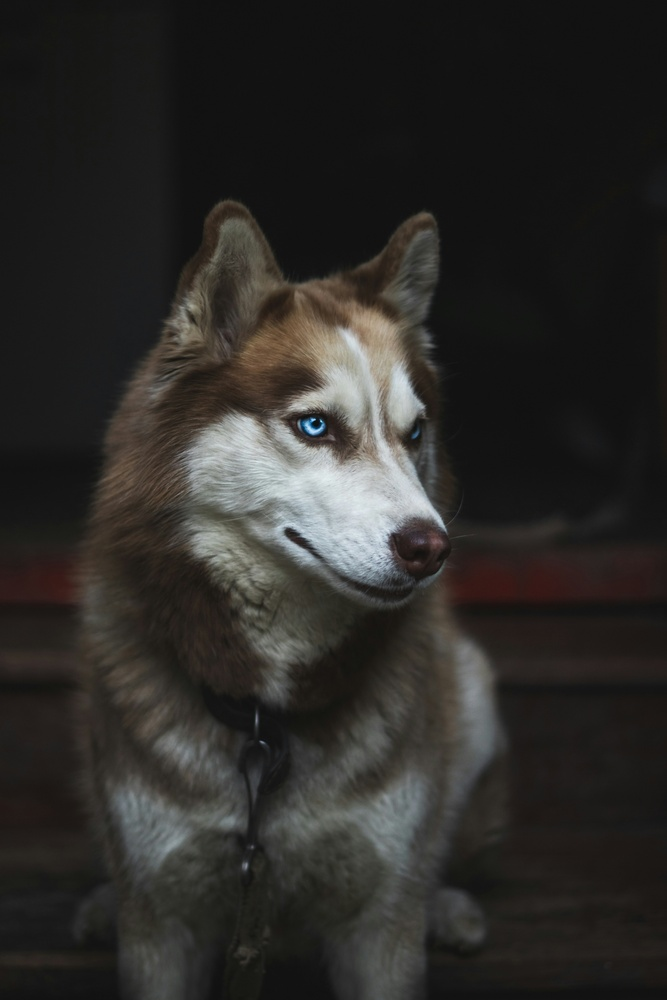
#> input picture haski.jpg, 667 x 1000 px, shrunk from 4000 x 6000 before the run
$ jupyter execute --allow-errors LA_Lab_3_Zubrytska_Talan_Veresniuk_Marchenko.ipynb
#> lines starting #> are read from the running program, lines starting #| are printed output that depends on the picture
### **Submission rules**:
1. The completed assignment should be prepared as s a Jupyter Notebook (.ipynb file). Please make a copy of this notebook for your team. Make sure you opened it via UCU email address. Submit the Jupyter Notebook (.ipynb file) to **lms**.
2. Please execute all the cells before submission; make sure there are no errors, everything has been generated, and all numerical answers calculated.
3. There should be only one submission per team. However, don't forget to choose a person from your team who would submit the task, and make sure that the names of all team members are listed in the notebook. Teammates not mentioned in the notebook will not be graded for this lab.
4. You also need to provide a work breakdown structure estimating the efforts of each team member. Please provide it at the top of your notebook. If you do not provide the work breakdown, the points will be reducted from your work.
5. The final deadline is specified on LMS.

**IMPORTANT**: If you submit your assignment after this time and date, it will not be graded.

### Work brakdown structure: ###
* SVD implementation, SVD of symmetric matrices - Bohdana Zubrytska
* Image compression using SVD - Zakhar Veresniuk
* DCT - Denys Marchenko
* Result - Teodor Talan

# Image compression with SVD

The singular value decomposition of a matrix A is the factorization of A into the
product of three matrices:
\begin{align}
 A = UDV^T,
 \end{align}
where the columns of U and V are orthonormal and
the matrix D is diagonal with positive real entries. The SVD is useful in many tasks. First, in many applications, the data matrix A is close to a
matrix of low rank and it is useful to find a low rank matrix which is a good approximation
to the data matrix. You will show that from the singular value decomposition of A, we can get the matrix B of rank k which best approximates A; in fact, we can do this for every
k. Also, singular value decomposition is defined for all matrices (rectangular or square) unlike spectral decomposition, although the latter one is used more commonly in Linear Algebra.

Considering that any image can be represented as a rectangular matrix, you can find the best rank k approximation of this image using SVD. The idea is that by significantly reducing the storage space, you can still preserve a very good quality of the image

[cell 1]
import cv2 as cv
import numpy as np
from ipywidgets import interact, fixed
import ipywidgets as widget
import matplotlib.pyplot as plt

### SVD implementation (0.5)

Implement a function to compute SVD of the matrix.

Do not use the built-in functions; instead, compare your solution with the built-in one.

*Hint:* one of the simpliest methods for finding eigenvalues and eigenvectors of the matrix is [Power Iteration](https://en.wikipedia.org/wiki/Power_iteration). Hovewer, you may try some advanced methods :)

[cell 2]
def power_iteration(M, num_iter=1000, tol=1e-10):
    """
    Find the dominant eigenvector of M using power iteration
    """
    n = M.shape[0]
    v = np.random.rand(n)
    v = v / np.linalg.norm(v)
    for _ in range(num_iter):
        v_new = M @ v
        norm = np.linalg.norm(v_new)
        if norm < tol:
            break
        v_new = v_new / norm
        if np.linalg.norm(v_new - v) < tol:
            v = v_new
            break
        v = v_new
    eigenvalue = float(v @ M @ v)
    return eigenvalue, v

def my_svd(A, tol=1e-10):
    """
    Compute full SVD of matrix A using power iteration.
    Returns U, s, Vt such that A ≈ U @ np.diag(s) @ Vt
    """
#> called with A = array of shape (5, 4), tol = 1e-10
    m, n = A.shape
    AtA = A.T @ A
    rank = np.linalg.matrix_rank(A)

    singular_values = []
    V_cols = []
    residual = AtA.copy()

    for _ in range(rank):
        eigval, v = power_iteration(residual)
        if eigval < tol:
            break
        sigma = np.sqrt(abs(eigval))
        singular_values.append(sigma)
        V_cols.append(v)
        # deflate
        residual = residual - eigval * np.outer(v, v)

    singular_values = np.array(singular_values)
    V = np.column_stack(V_cols)  # n x r

    U_cols = []
    for i in range(len(singular_values)):
        u = A @ V[:, i] / singular_values[i]
        U_cols.append(u)
    U = np.column_stack(U_cols)  # m x r

    return U, singular_values, V.T


B = np.random.rand(5, 4)
U_mine, s_mine, Vt_mine = my_svd(B)
U_np, s_np, Vt_np = np.linalg.svd(B, full_matrices=False)
print("Max diff in singular values:", np.max(np.abs(np.sort(s_mine)[::-1] - s_np)))
print("Reconstruction error (my SVD):", np.linalg.norm(B - U_mine @ np.diag(s_mine) @ Vt_mine))

Explain in detailes the chosen method for finding SVD.

---
We used Power Iteration on A^T A matrix.

The idea is that if we have A^T A (which is symmetric and positive semidefinite), its eigenvalues are exactly the squares of singular values of A, and eigenvectors are the right singular vectors V. So instead of doing SVD directly, I just need to find eigenvalues/eigenvectors of A^T A.

Power iteration works like this: take a random vector, multiply by the matrix, normalize, repeat. After enough iterations it converges to the eigenvector corresponding to the largest eigenvalue. Then sigma = sqrt(eigenvalue), and the left singular vector u = A @ v / sigma.

To find the next singular value I do deflation: subtract the rank-1 matrix sigma^2 * v * v^T from A^T A and repeat the whole process. Each time we get the next largest singular value.

---

Explain why finding the roots of characteristic polynomial for finding eigenvalues is not always the best choice.

---

- For large matrices, computing det(A - λI) is numerically unstable and extremely slow (O(n!)).
- Polynomial root-finding algorithms diverge or give complex roots due to floating point errors.
- Power iteration is simple, stable, and works well in practice.

---

### SVD of symmetric matrices (0.5 pts)

Here you have a symmetric matrix A. Compute a full SVD of this matrix.

[cell 3]
A = np.array([[1, 2, 3, 4], [2, 7, 4, 5], [3, 4, 3, 8], [4, 5, 8, 3]] , dtype=float)

U, s, Vt = np.linalg.svd(A)
print("\nSymmetric matrix A SVD:")
print("U:\n", np.round(U, 4))
print("Singular values:", np.round(s, 4))
print("Vt:\n", np.round(Vt, 4))

eigenvalues, eigenvectors = np.linalg.eigh(A)
idx = np.argsort(np.abs(eigenvalues))[::-1]
eigenvalues = eigenvalues[idx]
eigenvectors = eigenvectors[:, idx]

print("\nEigenvalues:", np.round(eigenvalues, 4))
print("Are singular values == |eigenvalues|?", np.allclose(s, np.abs(eigenvalues)))

#### Explain what matrices did you get as a result. What can you say about singular values of this matrix (about its eigenvalues)?

U is an orthogonal matrix whose columns are left singular vectors.
Vt is just V transposed, also orthogonal, columns of V are right singular vectors.
s contains singular values [17.34, 5.16, 2.80, 0.98].

Since A is symmetric, U and V turned out to be equal (up to sign in some columns).
This makes sense because for symmetric matrices A^T A = A^2, so left and right
singular vectors are basically the same thing.

About singular values: they are always non-negative by definition.
Here we can see that singular values are exactly the absolute values of eigenvalues.
Eigenvalues of A are [17.34, -5.16, 2.80, -0.98] — some are negative.
But singular values are [17.34, 5.16, 2.80, 0.98] — all positive, just |eigenvalues|.
This is always true for symmetric matrices.

#### How $SVD$ relates to matrises $Q, D, Q^T$ in spectral decomposition of this matrix? Are they identical? If they are, can you say that SVD of symmetric matrices always corresponds to its spectral decomposition? If not, then is it possible to find such symmetric matrises that SVD and spectral decomposition are identical?

Spectral decomposition gives A = Q D Q^T where D contains eigenvalues (can be negative).
SVD gives A = U S V^T where S contains singular values (always positive).

They are NOT identical here because A has negative eigenvalues (-5.16 and -0.98).
SVD handles this by flipping the sign of corresponding columns in U,
so the product still works out correctly.

They would be identical only if A is symmetric AND positive definite
(meaning all eigenvalues are strictly positive).
In that case eigenvalues == singular values, Q == U == V, and D == S.
For example, A = [[2, 1], [1, 3]] has eigenvalues 1.27 and 3.73, both positive,
so its SVD and spectral decomposition are exactly the same.

### Image compression using SVD (1 pts)

Upload the picture of a dog.

[cell 4]
path = "haski.jpg"
image = cv.imread(path)
#> image is the input picture: shape (1000, 667, 3); mean B, G, R 40.8, 43.3, 45
img_rgb = cv.cvtColor(image, cv.COLOR_BGR2RGB)
#> the sliders are set to k = 100, image = <module 'ipywidgets.fixed_' fr
#> the loop in k_rank_compressed_image, `for i in range(3):` made 1 pass
#> pass 1, in k_rank_compressed_image, `U, s, Vt = _svd_cache[i]`:
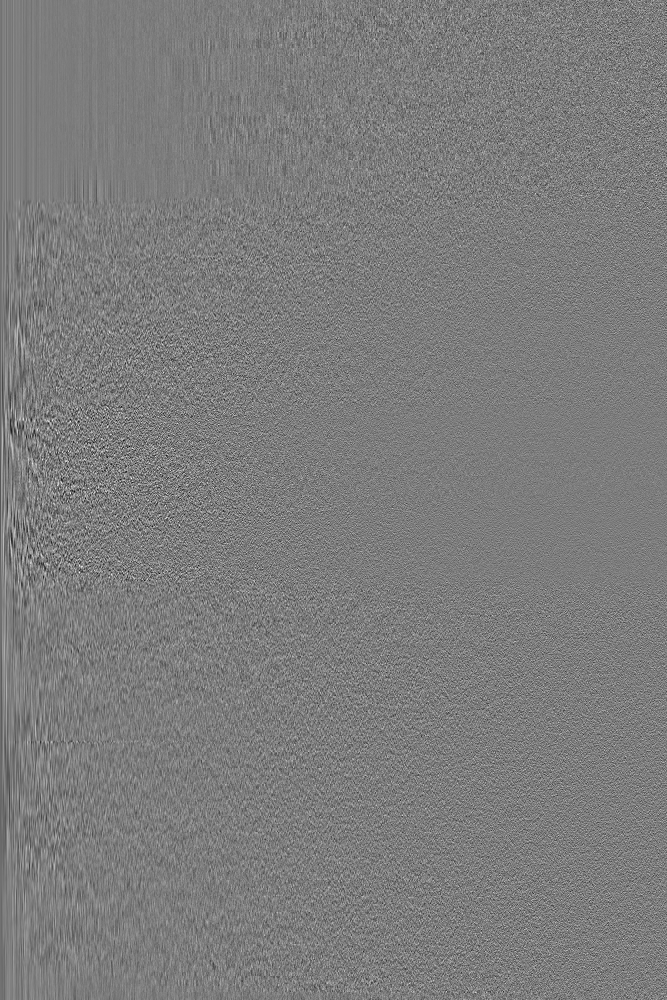
#> U: shape (1000, 667) float64; min -0.223, max 0.232, mean -4.86e-05; drawn with min black and max white
#> pass 1, in k_rank_compressed_image, `U, s, Vt = _svd_cache[i]`:
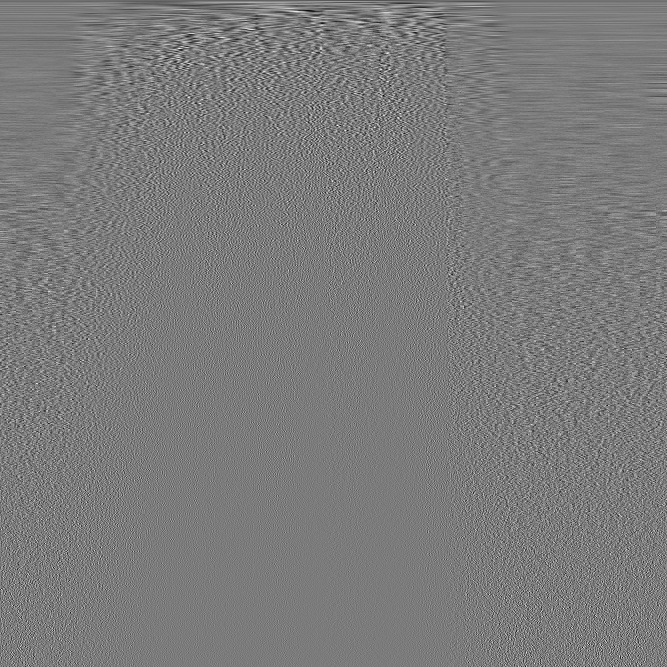
#> Vt: shape (667, 667) float64; min -0.236, max 0.251, mean -5.51e-05; drawn with min black and max white
#> after the loop in k_rank_compressed_image, `for i in range(3):`: approximated = 0
plt.imshow(img_rgb)
plt.axis('off')
plt.show()

Complete the below function for finding a reduced SVD of a given matrix. (You may use the functions for finding eigenvalues of the matrix). Highlight the key differences between SVD and the reduced version of it.

[cell 5]
def reduced_svd(A):
  '''
  Input: any matrix A
  Returns: tuple of matrix U, array of singular values and matrix V.T
  '''
  m, n = A.shape
  AtA = A.T @ A
  eigvals, V = np.linalg.eigh(AtA)
  idx = np.argsort(eigvals)[::-1]
  eigvals = eigvals[idx]
  V = V[:, idx]
  tol = max(m, n) * np.finfo(float).eps * np.max(np.abs(eigvals))
  rank = np.sum(eigvals > tol)
  eigvals = eigvals[:rank]
  V = V[:, :rank]
  singular_values = np.sqrt(eigvals)
  U = A @ V / singular_values
  return U, singular_values, V.T

The reduced $SVD$ basically chops off all the unimportant data: if a matrix $A$ is of rank $r$, it has only $r$ positive singular values. Other are zeros.
Thus, the reduced $SVD$ gets rid of those zero values $\sigma_i$ and corresponding left and right singular vectors that results in $m \times r$ matrix $U$,
$r \times r$ matrix $\Sigma$ and $r \times n$ matrix $V^T$.

Inspite of that, the reduced $SVD$ still returns us the matrix $A$!

Complete the function below. It should output the k-rank approximation of the given image using previously written SVD function. Use the slider to see how the image quality changes as we increase/decrease k.

For simplification, you can convert your image to a grayscale. However, it will be appreciated if you work with RGB channels (it is possible that you'll need to modify the method below a little).

[cell 6]
_svd_cache = [np.linalg.svd(image[:, :, i].astype(float), full_matrices=False) for i in range(3)]

#> (the rest of this cell did not finish here and is left out)

In general, compressing the image to 60-80% percent of its original size  lowers its quality but human eye won't be even able to notice it. Therefore, we can win in storage while keeping almost the same image quality. Find out the range of $k$'s which result in keeping only 60-80% of the size of the original image. For what $k$'s there is no reason to use SVD for the sake of reducing storage space?

[cell 7]
def compressed_size(k, image):
  size_comp = 0
  m, n = image.shape[:2]
  channels = image.shape[2] if image.ndim == 3 else 1
  size_comp = channels * (m * k + k + k * n)
  return size_comp

[cell 8]
lower_bound_k = upper_bound_k = compression_limit = 0
m, n = image.shape[:2]
#> m = 1000; n = 667
channels = image.shape[2] if image.ndim == 3 else 1
#> channels = 3
original_size = m * n * channels
#> original_size = 2001000
max_k = min(m, n)
#> max_k = 667

valid_ks = [k for k in range(1, max_k + 1) if 0.6 <= compressed_size(k, image) / original_size <= 0.8]
#> valid_ks = 80 values from 240 to 319
lower_bound_k = min(valid_ks)
#> lower_bound_k = 240
upper_bound_k = max(valid_ks)
#> upper_bound_k = 319
compression_limit = next(k for k in range(1, max_k + 1) if compressed_size(k, image) >= original_size)
#> compression_limit = 400

print("Range of k for 60-80% compression:", lower_bound_k, "-", upper_bound_k)
#| Range of k for 60-80% compression: 240 - 319
print("It makes no sense for compression with SVD for k more than:", compression_limit)
#| It makes no sense for compression with SVD for k more than: 400

### Results (1 pt)
Choose some metric for determining how good the compression with SVD is. Experiment with other compression algorithms (DCT, for instance). Explain the chosen method(-s) for compession. Compare it with SVD. Be creative;)

[cell 9]
from skimage.metrics import peak_signal_noise_ratio, structural_similarity
import scipy.fftpack as fftpack

def psnr_ssim(original, compressed):
    psnr = 0
    ssim = 0
    for i in range(3):
        psnr += peak_signal_noise_ratio(original[:,:,i], compressed[:,:,i], data_range=255)
        ssim += structural_similarity(original[:,:,i], compressed[:,:,i], data_range=255)
    return psnr/3, ssim/3

def dct2(a):
    return fftpack.dct(fftpack.dct(a.T, norm='ortho').T, norm='ortho')

def idct2(a):
    return fftpack.idct(fftpack.idct(a.T, norm='ortho').T, norm='ortho')


def dct_compress_channel(channel, k):
    dct = dct2(channel)
    m, n = dct.shape
    mask = np.zeros_like(dct)
    mask[:k, :k] = 1
    dct = dct * mask
    return np.clip(idct2(dct), 0, 255)

def dct_compress_block(image, k, block_size=8):
    h, w = image.shape[:2]
    new_img = np.zeros_like(image, dtype=float)

    for i in range(0, h, block_size):
        for j in range(0, w, block_size):
            block = image[i:i+block_size, j:j+block_size]
            if block.shape != (block_size, block_size): continue

            d = dct2(block)
            mask = np.zeros_like(d)
            mask[:k, :k] = 1
            new_img[i:i+block_size, j:j+block_size] = idct2(d * mask)

    return new_img

def dct_compress_image(image, k, block_size=8):
    compressed = np.zeros_like(image, dtype=float)
    for i in range(3):
        compressed[:,:,i] = dct_compress_block(image[:,:,i], k, block_size)
    return compressed.astype(np.uint8)

k = 2
svd_approx = np.zeros_like(image, dtype=float)
for i in range(3):
    U, s, Vt = _svd_cache[i]
    svd_approx[:,:,i] = U[:,:k] @ np.diag(s[:k]) @ Vt[:k,:]
#> this loop made 3 passes
#> pass 2, `U, s, Vt = _svd_cache[i]`:
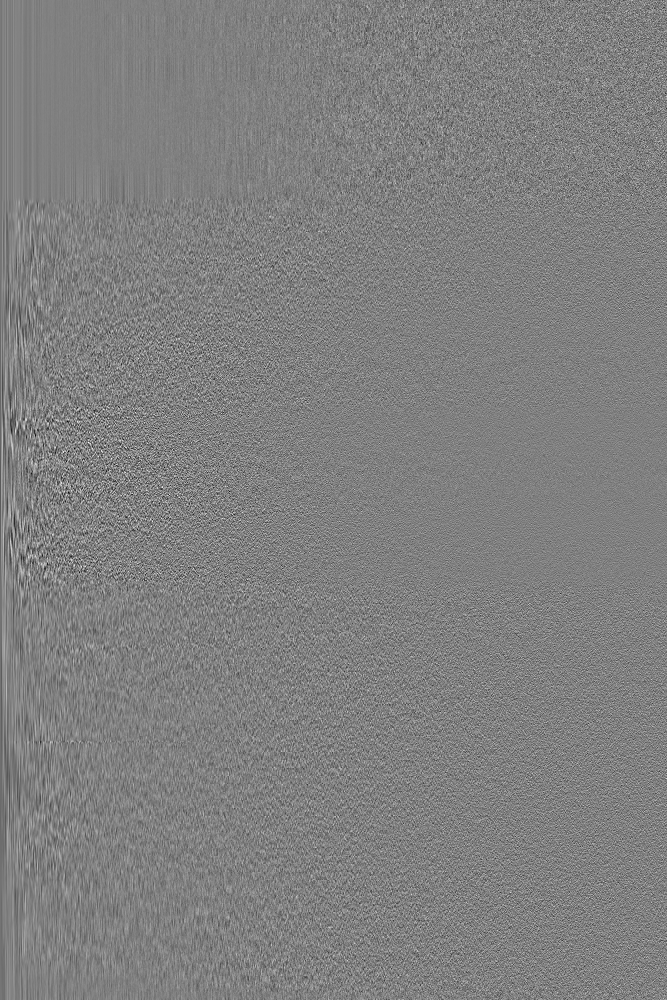
#> U: shape (1000, 667) float64; min -0.227, max 0.224, mean -5.28e-05; drawn with min black and max white
#> pass 2, `U, s, Vt = _svd_cache[i]`:
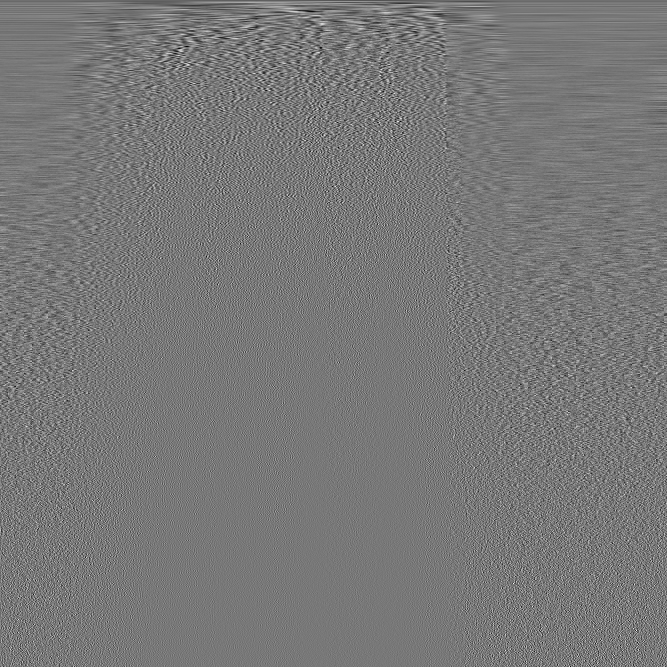
#> Vt: shape (667, 667) float64; min -0.236, max 0.263, mean -5.58e-05; drawn with min black and max white
#> pass 3, `U, s, Vt = _svd_cache[i]`:
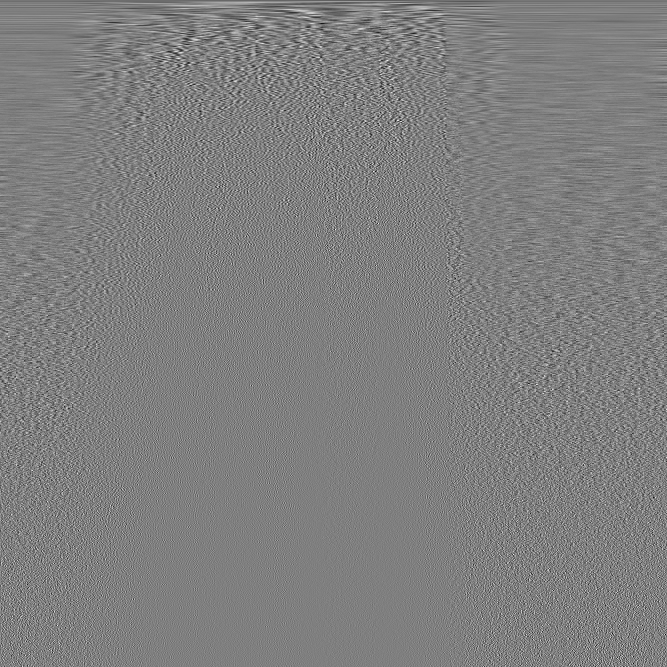
#> Vt: shape (667, 667) float64; min -0.254, max 0.253, mean -8.17e-05; drawn with min black and max white
#> after the loop:
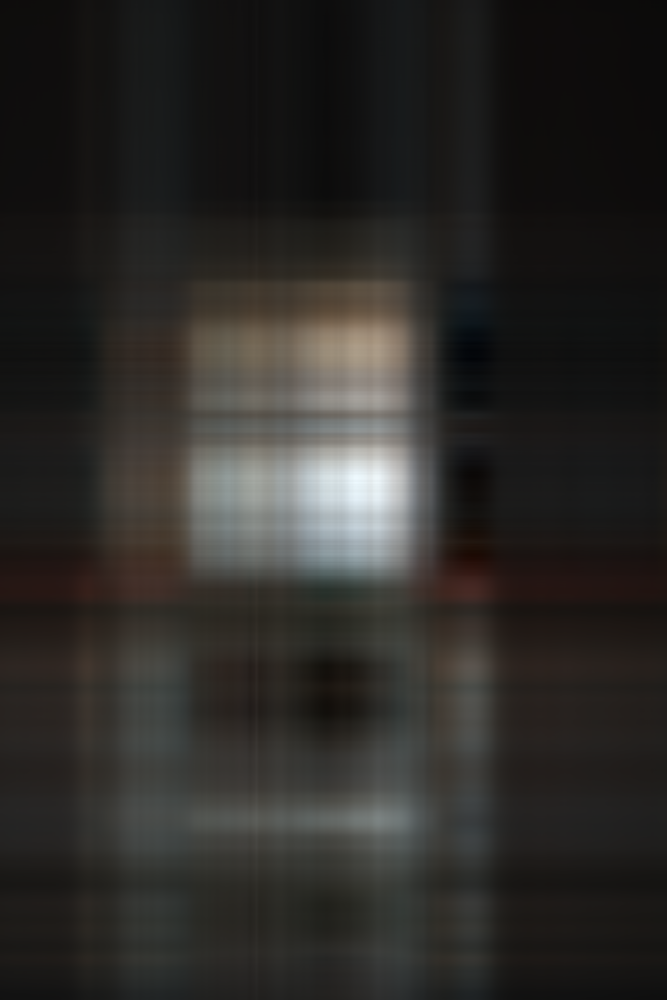
#> svd_approx: shape (1000, 667, 3) float64; mean of channels 0, 1, 2 40.5, 43.1, 44.8; drawn as B, G, R
svd_approx = np.clip(svd_approx, 0, 255).astype(np.uint8)

dct_approx = dct_compress_image(image, k)

psnr_svd, ssim_svd = psnr_ssim(image, svd_approx)
#> the loop in psnr_ssim, `for i in range(3):` made 3 passes
#> (psnr, ssim) on passes 1 to 3: (22.79, 0.813), (45.72, 1.63), (69.08, 2.46)
#> after the loop in psnr_ssim, `for i in range(3):`: psnr = 69.08; ssim = 2.46
#> psnr_svd = 23.03; ssim_svd = 0.818
psnr_dct, ssim_dct = psnr_ssim(image, dct_approx)
#> the loop in psnr_ssim (call 2), `for i in range(3):` made 3 passes
#> (psnr, ssim) on passes 1 to 3: (36.52, 0.954), (73.29, 1.91), (109.7, 2.86)
#> psnr_dct = 36.56; ssim_dct = 0.954

print(f"SVD Compression (k={k}): PSNR={psnr_svd:.2f}, SSIM={ssim_svd:.3f}")
#| SVD Compression (k=2): PSNR=23.03, SSIM=0.818
print(f"DCT Compression (k={k}): PSNR={psnr_dct:.2f}, SSIM={ssim_dct:.3f}")
#| DCT Compression (k=2): PSNR=36.56, SSIM=0.954

fig, axs = plt.subplots(1,3, figsize=(15,5))
axs[0].imshow(img_rgb)
axs[0].set_title('Original')
axs[0].axis('off')
axs[1].imshow(cv.cvtColor(svd_approx, cv.COLOR_BGR2RGB))
axs[1].set_title(f'SVD k={k}')
axs[1].axis('off')
axs[2].imshow(cv.cvtColor(dct_approx, cv.COLOR_BGR2RGB))
axs[2].set_title(f'DCT k={k}')
axs[2].axis('off')
plt.show()
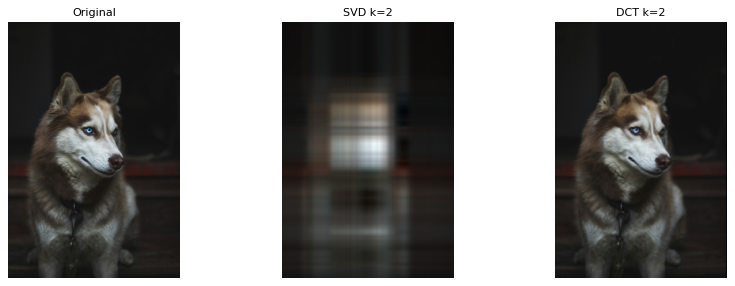
#> figure drawn by matplotlib, 3 panels
